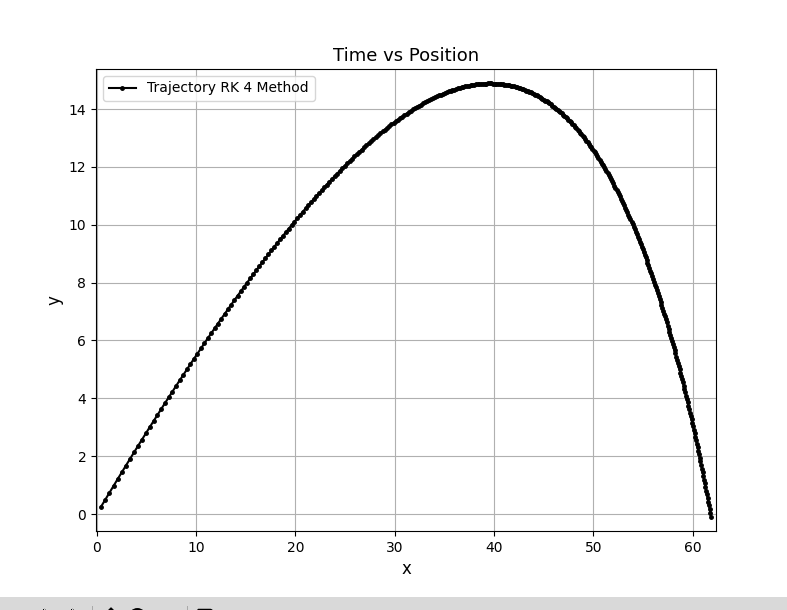

Reproduce this figure in Python.
# ==============================
# 📘 Comparison: Convergence Method with Euler
# ==============================

import numpy as np
import matplotlib.pyplot as plt

# --- Read data from results.txt (generated by C code) ---

data = np.loadtxt('trayectoria_xy.txt')

x = data[1:, 0]
y = data[1:, 1]

# --- Exclude the first point (index 0) ---
""" x_convergence1 = x_convergence1[1:]
y_convergence1 = y_convergence1[1:]
x_convergence2 = x_convergence2[1:]
y_convergence2 = y_convergence2[1:] """
""" x_convergence3 = x_convergence3[1:]
y_convergence3 = y_convergence3[1:] """

# --- Plot both curves ---
plt.figure(figsize=(8, 6))

# RK 4 method points
plt.plot(x, y, 'k.-', label="Trajectory RK 4 Method", markersize=5)
""" plt.plot(x_convergence1, y_convergence1, 'ro-', label="RK 4 Method 1", markersize=5)
plt.plot(x_convergence2, y_convergence2, 'bo-', label="RK 4 Method 2", markersize=5) """
# plt.plot(x_convergence3, y_convergence3, 'go-', label="RK 4 Method 3", markersize=5)

# --- Graph formatting ---
plt.title("Time vs Position", fontsize=13)
plt.xlabel("x", fontsize=12)
plt.ylabel("y", fontsize=12)
plt.legend()
plt.grid(True)

# Axis limits slightly extended
plt.xlim(min(x) - 0.5, max(x) + 0.5)
plt.ylim(min(y) - 0.5, max(y) + 0.5)
""" plt.xlim(min(x_convergence1) - 0.5, max(x_convergence1) + 0.5)
plt.ylim(min(y_convergence1) - 0.5, max(y_convergence1) + 0.5) """

# Show plot
plt.show()

"""
https://matplotlib.org/stable/api/markers_api.html ---> Different types of points
https://matplotlib.org/stable/gallery/color/named_colors.html ----> Colors
https://matplotlib.org/stable/api/_as_gen/matplotlib.lines.Line2D.html#matplotlib.lines.Line2D.set_linestyle --> Line styles
"""
